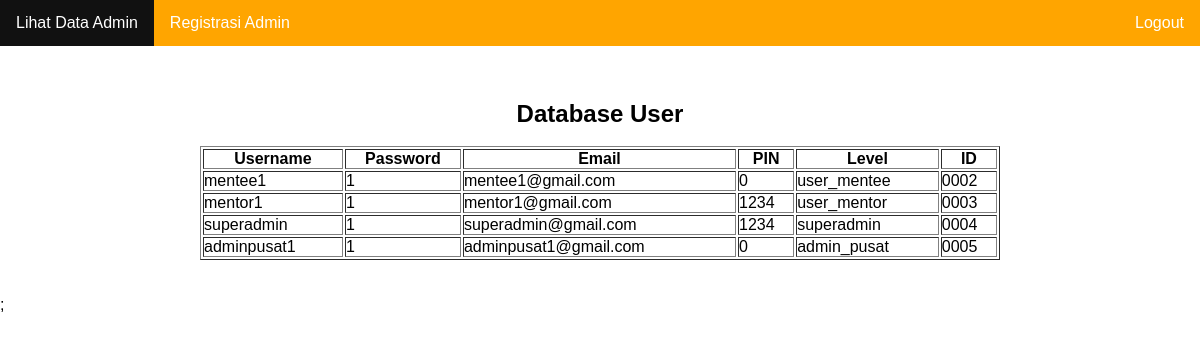
/superadmin.php, run on an earlier commit of the app's database.
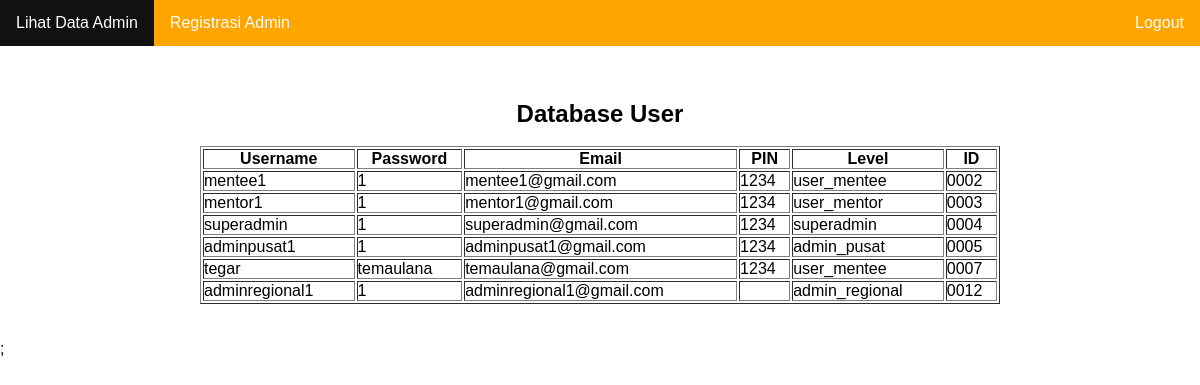
And on a later commit of the database.
### tables this page shows
CREATE TABLE `user` (
  `username` varchar(100) NOT NULL,
  `password` varchar(100) NOT NULL,
  `email` varchar(100) NOT NULL,
  `pin` varchar(100) NOT NULL,
  `level` varchar(100) NOT NULL,
  `id` int(4) UNSIGNED ZEROFILL NOT NULL
);

### superadmin.php (the view, shortened to what this page needs)
<link rel="stylesheet" href="style.css">
<div id="mynavigation">
<ul class="navigaton">
	<li><a href="superadmin.php">Lihat Data Admin</a>
	<li><a href="superadmin_reg.php">Registrasi Admin</a>
	<li style="float:right"><a href="fungsi/logout.php">Logout</a>
</ul>
</div>
<?php
include ("fungsi/connection.php");
$sql = 'SELECT *
		FROM user';
$query = mysqli_query($conn, $sql);
?>
<html>
<head>
</head>
<center>
<body>
	<br><br><br><h2>Database User</h2><br>
	<table class="data-table" border='1' Width='800'>
		<thead>
			<tr>
				<th>Username</th>
				<th>Password</th>
				<th>Email</th>
				<th>PIN</th>
				<th>Level</th>
				<th>ID</th>
			</tr>
		</thead>
		<tbody>
		<?php
		while ($row = mysqli_fetch_array($query))
		{
			echo '<tr>
					<td>'.$row['username'].'</td>
					<td>'.$row['password'].'</td>
					<td>'.$row['email'].'</td>
					<td>'.$row['pin'].'</td>
					<td>'.$row['level'].'</td>
					<td>'.$row['id'].'</td>
				</tr>';
		}?>
		</tbody>
	</table>
</body>
</center>
</html>
<br><br>;

### style.css (style rules this page uses)
* { padding: 0px; margin: 0px; font-family: arial; }
ul { list-style-type: none; margin: 0; padding: 0; overflow: hidden; background-color: #FFA500; }
li { float: left; }
li a { display: block; color: white; text-align: center; padding: 14px 16px; text-decoration: none; }

What changed in the data, as far as the page shows it:
changed user "mentee1": pin "0" → "1234"
changed user "adminpusat1": pin "0" → "1234"
added user: username "tegar", password "temaulana", email "temaulana@gmail.com", pin "1234", level "user_mentee", id "0007"
added user: username "adminregional1", password "1", email "adminregional1@gmail.com", level "admin_regional", id "0012"
